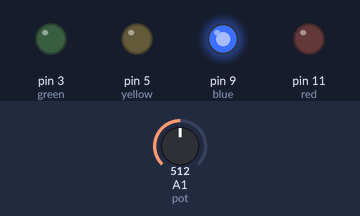
Simulated run of this sketch. Board: Arduino Uno, built with avr-gcc and run on an emulated ATmega328P. Parts: output pins drawn as LEDs (lit = HIGH). Inputs (shaded band) come from the test bench; at power-on: A1 (pot) = 512.

Above: at 1.2 s.
1.3 s: A1 (pot) set to 505
At 1.8 s:
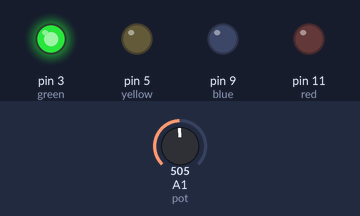
2.8 s: A1 (pot) set to 270
4.3 s: A1 (pot) set to 240
At 5.3 s:
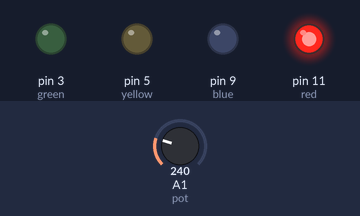
5.8 s: A1 (pot) set to 777
At 6.4 s:
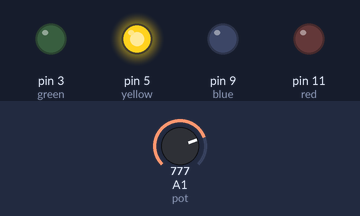
7.3 s: A1 (pot) set to 752
At 7.6 s:
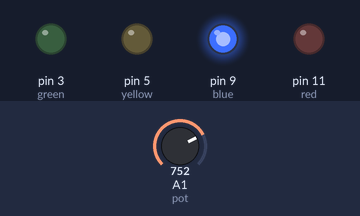
8.8 s: A1 (pot) set to 900
At 9.9 s:
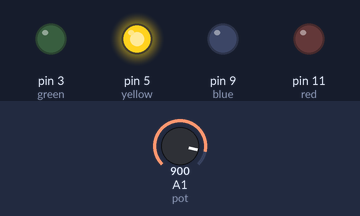
Timing chart, 0 to 11.3 s (numbered marks = the images above; inputs shaded):
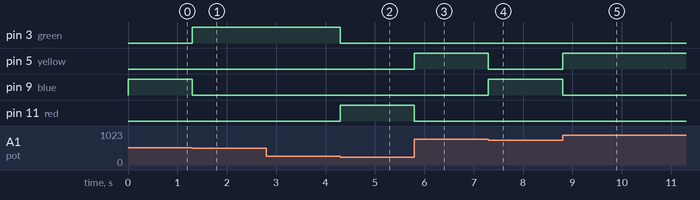

Measured:
- the behaviour switches between 512 and 511 on A1 (pot) (found by bisection; images 0 and 1)
- the behaviour switches between 256 and 255 on A1 (pot) (found by bisection; images 1 and 2)
- the behaviour switches between 768 and 767 on A1 (pot) (found by bisection; images 3 and 4)
- after the input at 1.3 s, pin 3 (green): LOW → HIGH at once; pin 9 (blue): HIGH → LOW at once
- after the input at 2.8 s, every drawn part: stays the same
- after the input at 4.3 s, pin 3 (green): HIGH → LOW at once; pin 11 (red): LOW → HIGH at once
- after the input at 5.8 s, pin 5 (yellow): LOW → HIGH at once; pin 11 (red): HIGH → LOW at once
- after the input at 7.3 s, pin 5 (yellow): HIGH → LOW at once; pin 9 (blue): LOW → HIGH at once
- after the input at 8.8 s, pin 5 (yellow): LOW → HIGH at once; pin 9 (blue): HIGH → LOW at once

The sketch:

potentiometer_to_control_4_leds.ino
```cpp
#define green 3
#define yellow 5
#define blue 9
#define red 11
#define pot A1

//function to open one led
#define open(open, close1, close2, close3) digitalWrite(open, HIGH);\
digitalWrite(close1, LOW);\
digitalWrite(close2, LOW);\
digitalWrite(close3, LOW);

void setup()
{
  //setup pin types
  pinMode(red, OUTPUT);
  pinMode(green, OUTPUT);
  pinMode(blue, OUTPUT);
  pinMode(yellow, OUTPUT);
  pinMode(pot, INPUT);
  Serial.begin(9600);
}

void loop()
{
  int reading = analogRead(A1);
  if (reading <= 255) {
    open(red, green, blue, yellow);
  } else if (reading <= 511) {
    open(green, red, blue, yellow);
  } else if (reading <= 767) {
    open(blue, green, red, yellow);
  } else {
    open(yellow, green, blue, red);
  }


}
```
